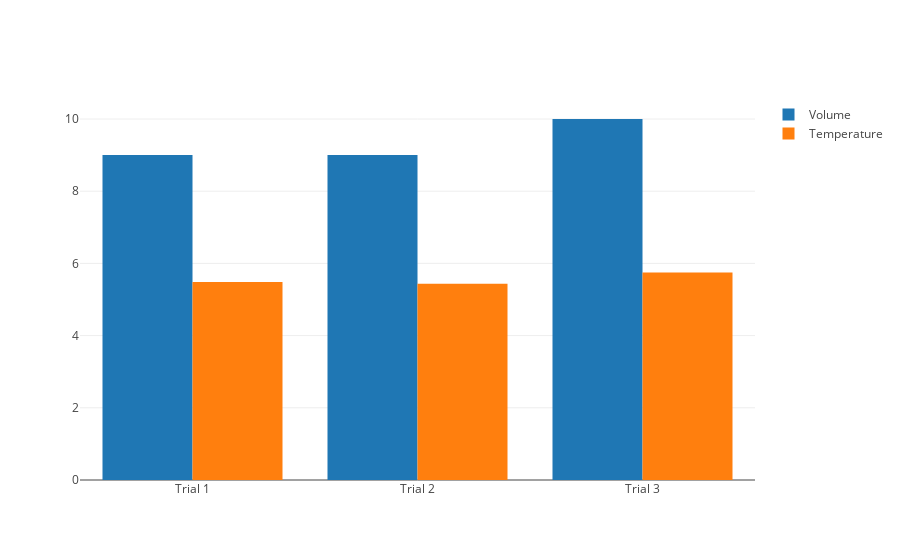

The code cell stored with this chart in its notebook:
### Code cell
init_notebook_mode(connected=True)

w = widgets.IntSlider(
    value=volume,
    min=0,
    max=10,
    step=1,
    description='Change Volume:',
    disabled=False,
    continuous_update=True,
    orientation='horizontal',
    readout=True,
    readout_format='d'
)
display(w)

volumes.append(w.value)

trace1 = go.Bar(
    x=['Trial 1', 'Trial 2', 'Trial 3'],
    y=volumes,
    name='Volume'
)
trace2 = go.Bar(
    x=['Trial 1', 'Trial 2', 'Trial 3'],
    y=temperatures,
    name='Temperature'
)

data = [trace1, trace2]
layout = go.Layout(
    barmode='group'
)

fig = go.Figure(data=data, layout=layout)
py.iplot(fig, filename='grouped-bar')

### Figure 1 — Plotly figure (JSON) as saved in the notebook; plotly's stock layout.template omitted (floating-point values rounded to 4 significant figures)
{"data": [{"name": "Volume", "type": "bar", "uid": "27d44e18-8533-11e8-ae67-28cfe9142f7f", "x": ["Trial 1", "Trial 2", "Trial 3"], "y": [9, 9, 10, 10]}, {"name": "Temperature", "type": "bar", "uid": "27d45142-8533-11e8-ae67-28cfe9142f7f", "x": ["Trial 1", "Trial 2", "Trial 3"], "y": [5.482, 5.438, 5.746]}], "layout": {"barmode": "group"}}
